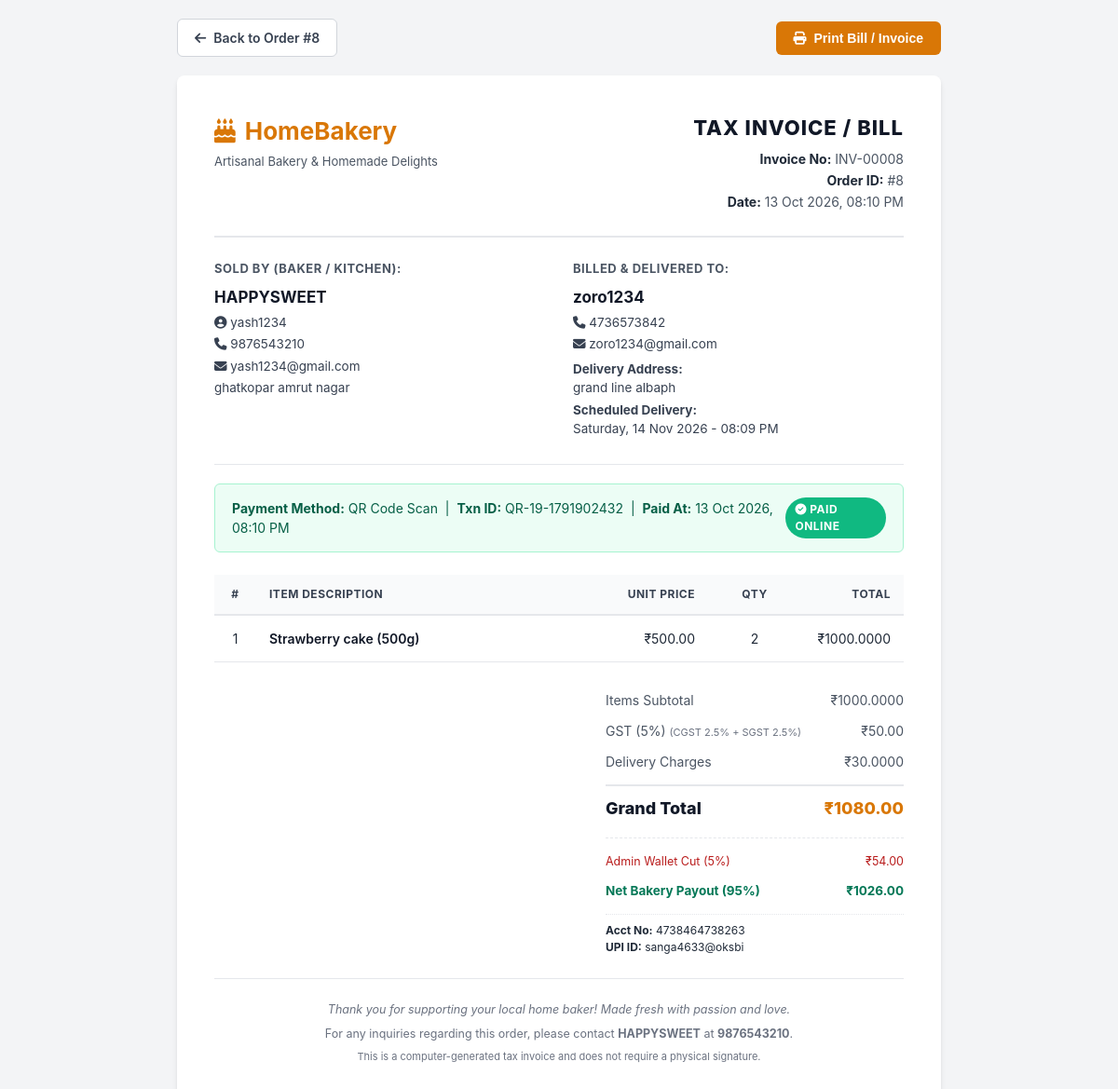
The page /orders/order/8/invoice/ (signed in) on the database its author committed.
### orders/models.py (models this page shows, shortened)
class Order(models.Model):
    ADMIN_COMMISSION_RATE = Decimal('0.05')
    GST_RATE = Decimal('0.05')
    STATUS_CHOICES = [
        ('pending', 'Pending'),
        ('preparing', 'Preparing'),
        ('ready', 'Ready'),
        ('delivered', 'Delivered'),
        ('cancelled', 'Cancelled'),
    ]
    PAYMENT_CHOICES = [
        ('qr', 'QR Code Scan'),
        ('upi', 'UPI ID Transfer'),
        ('bank_transfer', 'Bank Account Transfer'),
        ('cod', 'Cash on Delivery'),
        ('card', 'Credit/Debit Card'),
        ('netbanking', 'Net Banking'),
    ]
    PAYMENT_STATUS_CHOICES = [
        ('pending', 'Pending'),
        ('paid', 'Paid'),
        ('failed', 'Failed'),
    ]
    customer = models.ForeignKey(User, on_delete=models.CASCADE, related_name='orders')
    seller = models.ForeignKey(Seller, on_delete=models.CASCADE, related_name='orders')
    delivery_address = models.TextField()
    contact_number = models.CharField(max_length=15)
    payment_method = models.CharField(max_length=20, choices=PAYMENT_CHOICES, default='cod')
    payment_status = models.CharField(max_length=15, choices=PAYMENT_STATUS_CHOICES, default='pending')
    transaction_id = models.CharField(max_length=100, blank=True, null=True)
    paid_at = models.DateTimeField(blank=True, null=True)
    order_date = models.DateTimeField(auto_now_add=True)
    delivery_date = models.DateTimeField()
    status = models.CharField(max_length=15, choices=STATUS_CHOICES, default='pending')
    total_amount = models.DecimalField(max_digits=10, decimal_places=2)
    gst_amount = models.DecimalField(max_digits=10, decimal_places=2, default=Decimal('0.00'))
    admin_commission = models.DecimalField(max_digits=10, decimal_places=2, default=Decimal('0.00'))
    seller_amount = models.DecimalField(max_digits=10, decimal_places=2, default=Decimal('0.00'))
    wallet_credited = models.BooleanField(default=False)
    @property
    def invoice_number(self):
        return f"INV-{self.id:05d}"

class OrderItem(models.Model):
    UNIT_CHOICES = [
        ('piece', 'Piece(s)'),
        ('kg', 'Kg(s)'),
    ]
    order = models.ForeignKey(Order, on_delete=models.CASCADE, related_name='items')
    product = models.ForeignKey(Product, on_delete=models.CASCADE)
    quantity = models.DecimalField(max_digits=6, decimal_places=2, default=1.0)
    unit = models.CharField(max_length=10, choices=UNIT_CHOICES, default='piece')
    price_at_order = models.DecimalField(max_digits=8, decimal_places=2)
    weight_at_order = models.CharField(max_length=50, blank=True, default='')
    customization_notes = models.TextField(blank=True)
    @property
    def effective_weight(self):
        return self.weight_at_order or (self.product.weight if self.product else '')
    @property
    def display_name(self):
        weight = self.effective_weight
        if weight:
            return f"{self.product.name} ({weight})"
        return self.product.name
    @property
    def subtotal(self):
        return self.price_at_order * self.quantity
    @property
    def formatted_quantity(self):
        qty_val = int(self.quantity) if self.quantity == int(self.quantity) else self.quantity
        return str(qty_val)

### sellers/models.py (models this page shows, shortened)
class Seller(models.Model):
    STATUS_CHOICES = [
        ('pending', 'Pending'),
        ('approved', 'Approved'),
        ('rejected', 'Rejected'),
    ]
    user = models.OneToOneField(User, on_delete=models.CASCADE)
    business_name = models.CharField(max_length=100)
    fssai_number = models.CharField(max_length=50, blank=True)
    bank_account_number = models.CharField(max_length=50, blank=True)
    ifsc_code = models.CharField(max_length=20, blank=True)
    upi_id = models.CharField(max_length=100, blank=True)
    payment_qr = models.ImageField(upload_to='seller_qrs/', blank=True, null=True)
    wallet_balance = models.DecimalField(max_digits=12, decimal_places=2, default=Decimal('0.00'))
    status = models.CharField(max_length=10, choices=STATUS_CHOICES, default='pending')
    created_at = models.DateTimeField(auto_now_add=True)
    @property
    def has_payment_details(self):
        return bool(self.bank_account_number or self.upi_id or self.payment_qr)

### accounts/models.py (models this page shows, shortened)
class User(AbstractUser):
    ROLE_CHOICES = [
        ('customer', 'Customer'),
        ('seller', 'Seller'),
    ]
    role = models.CharField(max_length=10, choices=ROLE_CHOICES)
    phone = models.CharField(max_length=15)
    address = models.TextField(blank=True)
    wallet_balance = models.DecimalField(max_digits=12, decimal_places=2, default=Decimal('0.00'))
    is_email_verified = models.BooleanField(default=False)
    is_phone_verified = models.BooleanField(default=False)

### products/models.py (models this page shows, shortened)
class Product(models.Model):
    seller = models.ForeignKey(Seller, on_delete=models.CASCADE, related_name='products')
    category = models.ForeignKey(Category, on_delete=models.CASCADE)
    name = models.CharField(max_length=100)
    weight = models.CharField(max_length=50, blank=True, default='', help_text="Weight or piece description (e.g. 1 kg, 500g, 6 pcs, 1 piece)")
    price = models.DecimalField(max_digits=8, decimal_places=2, help_text="Total price for this item")
    unit = models.CharField(max_length=10, default='piece', blank=True)
    description = models.TextField()
    image = models.ImageField(upload_to='products/', blank=True, null=True)
    is_customizable = models.BooleanField(default=False)
    prep_time_hours = models.IntegerField(default=24)
    is_available = models.BooleanField(default=True)
    created_at = models.DateTimeField(auto_now_add=True)

### orders/views.py (the view)
# urls.py: path('order/<int:order_id>/invoice/', views.order_invoice, name='order_invoice'),
@login_required
def order_invoice(request, order_id):
    order = get_object_or_404(Order, id=order_id)
    is_seller = hasattr(request.user, 'seller') and order.seller == request.user.seller
    is_customer = order.customer == request.user
    if not (is_customer or is_seller or request.user.is_staff):
        messages.error(request, "You do not have permission to view or print this bill/invoice.")
        return redirect('customer_orders')
    items_subtotal = sum(item.subtotal for item in order.items.all())
    delivery_fee = order.total_amount - items_subtotal - order.gst_amount
    if delivery_fee < 0:
        delivery_fee = Decimal('0.00')
    return render(request, 'orders/order_invoice.html', {
        'order': order,
        'items_subtotal': items_subtotal,
        'delivery_fee': delivery_fee,
        'is_seller': is_seller,
        'is_customer': is_customer,
    })

### templates/orders/order_invoice.html (shortened to what this page needs)
<!DOCTYPE html>
<html lang="en">
<head>
    <link rel="stylesheet" href="https://cdnjs.cloudflare.com/ajax/libs/font-awesome/6.5.1/css/all.min.css">
</head>
<body>
    <div class="action-bar no-print">
        {% if is_seller %}
            <a href="{% url 'seller_dashboard' %}" class="btn btn-secondary">
                <i class="fa-solid fa-arrow-left"></i> Back to Seller Dashboard
            </a>
        {% else %}
            <a href="{% url 'order_detail' order.id %}" class="btn btn-secondary">
                <i class="fa-solid fa-arrow-left"></i> Back to Order #{{ order.id }}
            </a>
        {% endif %}
        <div style="display: flex; gap: 10px;">
            <button onclick="window.print()" class="btn btn-primary">
                <i class="fa-solid fa-print"></i> Print Bill / Invoice
            </button>
        </div>
    </div>
    <div class="invoice-card" id="printableInvoice">
        <div class="invoice-header">
            <div class="brand-section">
                <h1><i class="fa-solid fa-cake-candles"></i> HomeBakery</h1>
                <div class="brand-tagline">Artisanal Bakery &amp; Homemade Delights</div>
            </div>
            <div class="invoice-meta">
                <div class="invoice-title">Tax Invoice / Bill</div>
                <div class="meta-row"><strong>Invoice No:</strong> {{ order.invoice_number }}</div>
                <div class="meta-row"><strong>Order ID:</strong> #{{ order.id }}</div>
                <div class="meta-row"><strong>Date:</strong> {{ order.order_date|date:"d M Y, h:i A" }}</div>
            </div>
        </div>
        <div class="invoice-parties">
            <div class="party-box">
                <h3>Sold By (Baker / Kitchen):</h3>
                <div class="party-name">{{ order.seller.business_name }}</div>
                <div class="party-detail"><i class="fa-solid fa-user-circle"></i> {{ order.seller.user.get_full_name|default:order.seller.user.username }}</div>
                <div class="party-detail"><i class="fa-solid fa-phone"></i> {{ order.seller.user.phone }}</div>
                {% if order.seller.user.email %}
                    <div class="party-detail"><i class="fa-solid fa-envelope"></i> {{ order.seller.user.email }}</div>
                {% endif %}
                <div class="party-detail">{{ order.seller.user.address }}</div>
            </div>
            <div class="party-box">
                <h3>Billed &amp; Delivered To:</h3>
                <div class="party-name">{{ order.customer.get_full_name|default:order.customer.username }}</div>
                <div class="party-detail"><i class="fa-solid fa-phone"></i> {{ order.contact_number }}</div>
                {% if order.customer.email %}
                    <div class="party-detail"><i class="fa-solid fa-envelope"></i> {{ order.customer.email }}</div>
                {% endif %}
                <div class="party-detail" style="margin-top: 6px;">
                    <strong>Delivery Address:</strong><br>
                    {{ order.delivery_address }}
                </div>
                <div class="party-detail" style="margin-top: 4px;">
                    <strong>Scheduled Delivery:</strong><br>
                    {{ order.delivery_date|date:"l, d M Y - h:i A" }}
                </div>
            </div>
        </div>
        <div class="payment-banner {% if order.payment_status == 'paid' %}banner-paid{% else %}banner-pending{% endif %}">
            <div>
                <strong>Payment Method:</strong> {{ order.get_payment_method_display }}
                {% if order.transaction_id %}
                    &nbsp;|&nbsp; <strong>Txn ID:</strong> {{ order.transaction_id }}
                {% endif %}
                {% if order.paid_at %}
                    &nbsp;|&nbsp; <strong>Paid At:</strong> {{ order.paid_at|date:"d M Y, h:i A" }}
                {% endif %}
            </div>
            <div>
                {% if order.payment_status == 'paid' %}
                    <span class="status-badge badge-paid"><i class="fa-solid fa-check-circle"></i> Paid Online</span>
                {% else %}
                    <span class="status-badge badge-pending"><i class="fa-solid fa-clock"></i> Cash on Delivery</span>
                {% endif %}
            </div>
        </div>
        <div class="table-container">
            <table>
                <thead>
                    <tr>
                        <th style="width: 45px;" class="text-center">#</th>
                        <th>Item Description</th>
                        <th style="width: 120px;" class="text-right">Unit Price</th>
                        <th style="width: 100px;" class="text-center">Qty</th>
                        <th style="width: 110px;" class="text-right">Total</th>
                    </tr>
                </thead>
                <tbody>
                    {% for item in order.items.all %}
                    <tr>
                        <td class="text-center">{{ forloop.counter }}</td>
                        <td>
                            <div class="item-title">{{ item.display_name }}</div>
                        </td>
                        <td class="text-right">₹{{ item.price_at_order }}</td>
                        <td class="text-center fw-bold">{{ item.formatted_quantity }}</td>
                        <td class="text-right fw-bold">₹{{ item.subtotal }}</td>
                    </tr>
                    {% endfor %}
                </tbody>
            </table>
        </div>
        <div class="totals-section">
            <div class="totals-table">
                <div class="totals-row">
                    <span>Items Subtotal</span>
                    <span>₹{{ items_subtotal }}</span>
                </div>
                <div class="totals-row">
                    <span>GST (5%) <small style="color: #6b7280; font-size: 11px;">(CGST 2.5% + SGST 2.5%)</small></span>
                    <span>₹{{ order.gst_amount }}</span>
                </div>
                <div class="totals-row">
                    <span>Delivery Charges</span>
                    <span>₹{{ delivery_fee }}</span>
                </div>
                <div class="totals-row grand-total">
                    <span>Grand Total</span>
                    <span class="amount">₹{{ order.total_amount }}</span>
                </div>
                <div style="margin-top: 12px; padding-top: 10px; border-top: 1px dashed var(--border-color);">
                    <div class="totals-row" style="font-size: 12.5px; color: #b91c1c;">
                        <span>Admin Wallet Cut (5%)</span>
                        <span>₹{{ order.admin_commission }}</span>
                    </div>
                    <div class="totals-row" style="font-size: 13.5px; font-weight: 700; color: #047857;">
                        <span>Net Bakery Payout (95%)</span>
                        <span>₹{{ order.seller_amount }}</span>
                    </div>
                    {% if order.seller.has_payment_details %}
                    <div style="margin-top: 8px; padding-top: 8px; border-top: 1px dotted var(--border-color); font-size: 12px;">
                        {% if order.seller.bank_account_number %}
                            <div><strong>Acct No:</strong> {{ order.seller.bank_account_number }} {% if order.seller.ifsc_code %}({{ order.seller.ifsc_code }}){% endif %}</div>
                        {% endif %}
                        {% if order.seller.upi_id %}
                            <div><strong>UPI ID:</strong> {{ order.seller.upi_id }}</div>
                        {% endif %}
                    </div>
                    {% endif %}
                </div>
            </div>
        </div>
        <div class="invoice-footer">
            <p class="footer-note">Thank you for supporting your local home baker! Made fresh with passion and love.</p>
            <p>For any inquiries regarding this order, please contact <strong>{{ order.seller.business_name }}</strong> at <strong>{{ order.seller.user.phone }}</strong>.</p>
            <p style="margin-top: 6px; font-size: 11px;">This is a computer-generated tax invoice and does not require a physical signature.</p>
        </div>
    </div>
</body>
</html>

### rows shown on the page
Order: id "8", invoice_number "INV-00008", order_date "13 Oct 2026, 08:10 PM", seller.business_name "HAPPYSWEET", seller.user.get_full_name "yash1234", seller.user.phone "9876543210", seller.user.email "yash1234@gmail.com", seller.user.address "ghatkopar amrut nagar", customer.get_full_name "zoro1234", contact_number "4736573842", customer.email "zoro1234@gmail.com", delivery_address "grand line albaph", delivery_date "Saturday, 14 Nov 2026 - 08:09 PM", payment_method "QR Code Scan", transaction_id "QR-19-1791902432", paid_at "13 Oct 2026, 08:10 PM", gst_amount "50.00", total_amount "1080.00", admin_commission "54.00", seller_amount "1026.00", seller.bank_account_number "4738464738263", seller.upi_id "sanga4633@oksbi"
OrderItem: display_name "Strawberry cake (500g)", price_at_order "500.00", formatted_quantity "2", subtotal "1000.0000"

### other values the page prints
{{ items_subtotal }} "1000.0000"
{{ delivery_fee }} "30.0000"
